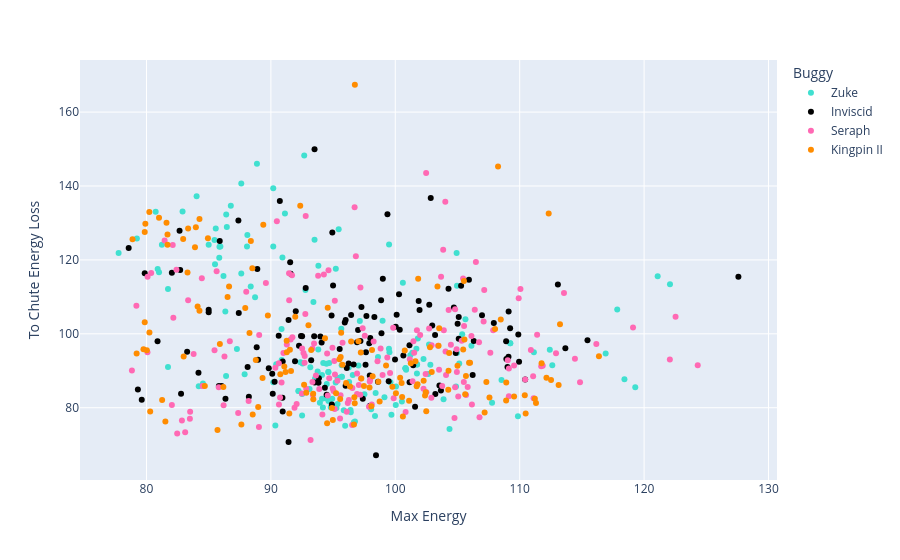

Source (notebook cell):
### Code cell
px.scatter(freerolls, x='Max Energy', y='To Chute Energy Loss', color='Buggy', hover_data=['Id', 'key', 'Time'], color_discrete_map=cmap)

### Figure 1 — Plotly figure (JSON) as saved in the notebook; plotly's stock layout.template omitted (floating-point values rounded to 4 significant figures; data arrays with more than 128 entries replaced by an {"elided": "..."} marker saying what was removed)
{"data": [{"customdata": {"elided": "151x3 mixed values"}, "hovertemplate": "Buggy=Zuke<br>Max Energy=%{x}<br>To Chute Energy Loss=%{y}<br>Id=%{customdata[0]}<br>key=%{customdata[1]}<br>Time=%{customdata[2]}<extra></extra>", "legendgroup": "Zuke", "marker": {"color": "turquoise", "symbol": "circle"}, "mode": "markers", "name": "Zuke", "orientation": "v", "showlegend": true, "type": "scatter", "x": {"elided": "151 float values"}, "xaxis": "x", "y": {"elided": "151 float values"}, "yaxis": "y"}, {"customdata": {"elided": "130x3 mixed values"}, "hovertemplate": "Buggy=Inviscid<br>Max Energy=%{x}<br>To Chute Energy Loss=%{y}<br>Id=%{customdata[0]}<br>key=%{customdata[1]}<br>Time=%{customdata[2]}<extra></extra>", "legendgroup": "Inviscid", "marker": {"color": "black", "symbol": "circle"}, "mode": "markers", "name": "Inviscid", "orientation": "v", "showlegend": true, "type": "scatter", "x": {"elided": "130 float values"}, "xaxis": "x", "y": {"elided": "130 float values"}, "yaxis": "y"}, {"customdata": {"elided": "177x3 mixed values"}, "hovertemplate": "Buggy=Seraph<br>Max Energy=%{x}<br>To Chute Energy Loss=%{y}<br>Id=%{customdata[0]}<br>key=%{customdata[1]}<br>Time=%{customdata[2]}<extra></extra>", "legendgroup": "Seraph", "marker": {"color": "hotpink", "symbol": "circle"}, "mode": "markers", "name": "Seraph", "orientation": "v", "showlegend": true, "type": "scatter", "x": {"elided": "177 float values"}, "xaxis": "x", "y": {"elided": "177 float values"}, "yaxis": "y"}, {"customdata": {"elided": "141x3 mixed values"}, "hovertemplate": "Buggy=Kingpin II<br>Max Energy=%{x}<br>To Chute Energy Loss=%{y}<br>Id=%{customdata[0]}<br>key=%{customdata[1]}<br>Time=%{customdata[2]}<extra></extra>", "legendgroup": "Kingpin II", "marker": {"color": "darkorange", "symbol": "circle"}, "mode": "markers", "name": "Kingpin II", "orientation": "v", "showlegend": true, "type": "scatter", "x": {"elided": "141 float values"}, "xaxis": "x", "y": {"elided": "141 float values"}, "yaxis": "y"}], "layout": {"legend": {"title": {"text": "Buggy"}, "tracegroupgap": 0}, "margin": {"t": 60}, "xaxis": {"anchor": "y", "domain": [0, 1], "title": {"text": "Max Energy"}}, "yaxis": {"anchor": "x", "domain": [0, 1], "title": {"text": "To Chute Energy Loss"}}}}
